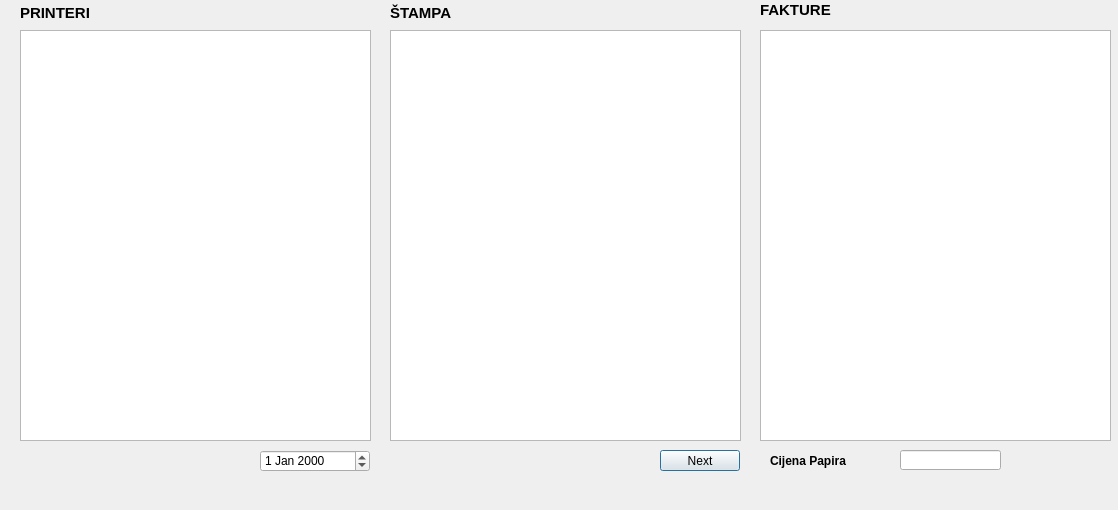
<?xml version="1.0" encoding="UTF-8"?>
<ui version="4.0">
 <class>Dialog</class>
 <widget class="QDialog" name="Dialog">
  <property name="geometry">
   <rect>
    <x>0</x>
    <y>0</y>
    <width>1118</width>
    <height>510</height>
   </rect>
  </property>
  <property name="windowTitle">
   <string>Dialog</string>
  </property>
  <widget class="QTableView" name="tableView">
   <property name="geometry">
    <rect>
     <x>20</x>
     <y>30</y>
     <width>351</width>
     <height>411</height>
    </rect>
   </property>
  </widget>
  <widget class="QTableView" name="tableView_2">
   <property name="geometry">
    <rect>
     <x>390</x>
     <y>30</y>
     <width>351</width>
     <height>411</height>
    </rect>
   </property>
  </widget>
  <widget class="QTableView" name="tableView_3">
   <property name="geometry">
    <rect>
     <x>760</x>
     <y>30</y>
     <width>351</width>
     <height>411</height>
    </rect>
   </property>
  </widget>
  <widget class="QDateEdit" name="dateEdit">
   <property name="geometry">
    <rect>
     <x>260</x>
     <y>450</y>
     <width>110</width>
     <height>22</height>
    </rect>
   </property>
   <property name="currentSection">
    <enum>QDateTimeEdit::YearSection</enum>
   </property>
  </widget>
  <widget class="QLabel" name="label">
   <property name="geometry">
    <rect>
     <x>20</x>
     <y>3</y>
     <width>351</width>
     <height>20</height>
    </rect>
   </property>
   <property name="font">
    <font>
     <pointsize>11</pointsize>
     <weight>75</weight>
     <bold>true</bold>
    </font>
   </property>
   <property name="text">
    <string>PRINTERI</string>
   </property>
  </widget>
  <widget class="QLabel" name="label_2">
   <property name="geometry">
    <rect>
     <x>390</x>
     <y>3</y>
     <width>351</width>
     <height>20</height>
    </rect>
   </property>
   <property name="font">
    <font>
     <pointsize>11</pointsize>
     <weight>75</weight>
     <bold>true</bold>
    </font>
   </property>
   <property name="text">
    <string>ŠTAMPA</string>
   </property>
  </widget>
  <widget class="QLabel" name="label_3">
   <property name="geometry">
    <rect>
     <x>760</x>
     <y>0</y>
     <width>351</width>
     <height>20</height>
    </rect>
   </property>
   <property name="font">
    <font>
     <pointsize>11</pointsize>
     <weight>75</weight>
     <bold>true</bold>
    </font>
   </property>
   <property name="text">
    <string>FAKTURE</string>
   </property>
  </widget>
  <widget class="QPushButton" name="pushButton">
   <property name="geometry">
    <rect>
     <x>660</x>
     <y>450</y>
     <width>80</width>
     <height>21</height>
    </rect>
   </property>
   <property name="text">
    <string>Next</string>
   </property>
  </widget>
  <widget class="QLabel" name="label_4">
   <property name="geometry">
    <rect>
     <x>770</x>
     <y>450</y>
     <width>81</width>
     <height>21</height>
    </rect>
   </property>
   <property name="font">
    <font>
     <weight>75</weight>
     <italic>false</italic>
     <bold>true</bold>
    </font>
   </property>
   <property name="text">
    <string>Cijena Papira</string>
   </property>
  </widget>
  <widget class="QLineEdit" name="lineEdit">
   <property name="geometry">
    <rect>
     <x>900</x>
     <y>450</y>
     <width>101</width>
     <height>20</height>
    </rect>
   </property>
  </widget>
 </widget>
 <layoutdefault spacing="6" margin="11"/>
 <resources/>
 <connections/>
</ui>
